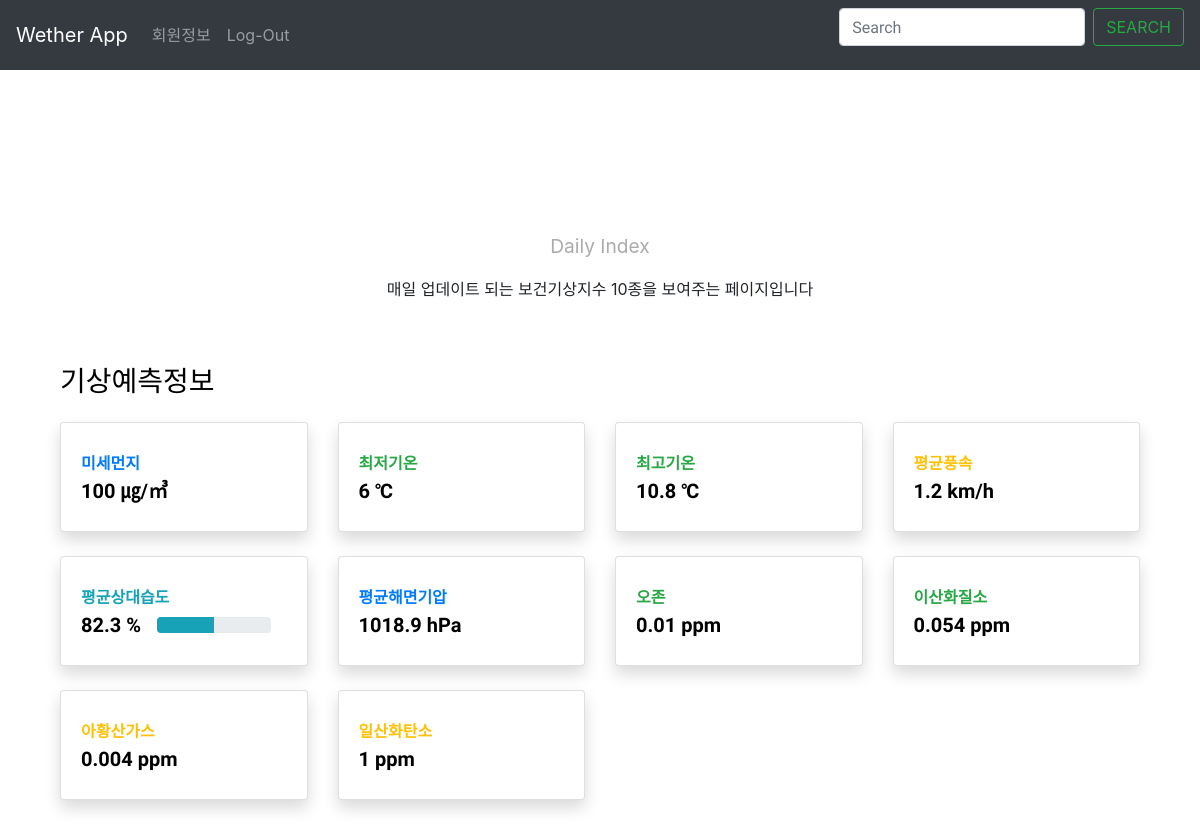
Page /mainpage_서울/ on the earlier database version.
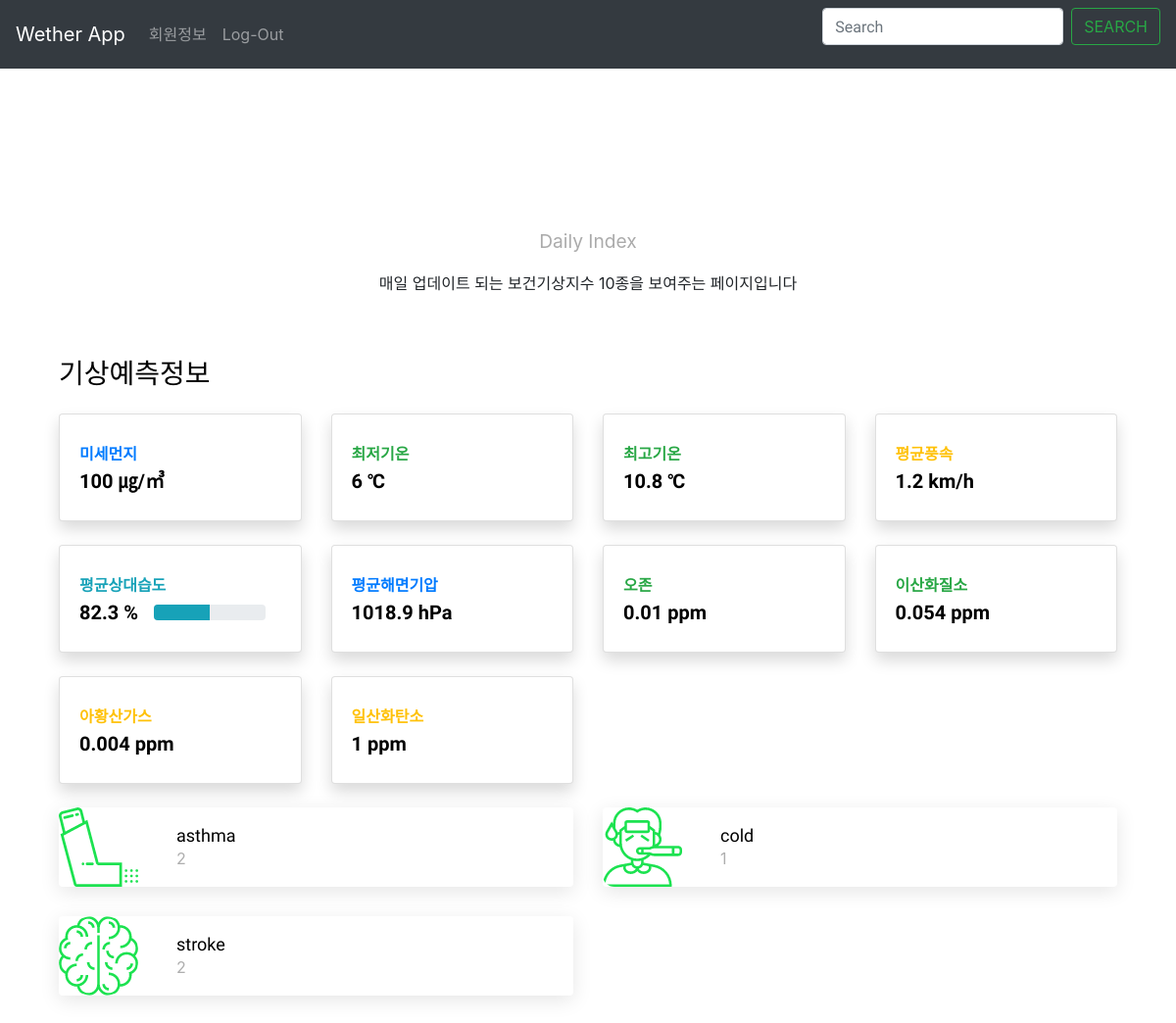
Same page on the later database version.
### home/models.py (models this page shows)
class MainWeatherIndex(models.Model):
    name = models.CharField(default= "cold", max_length=30)
    date = models.DateTimeField(default=timezone.now)
    local_code = models.IntegerField()
    disease_index = models.IntegerField()
    next_page = models.CharField(null= True, max_length=200)
    image = models.CharField(null=True, max_length=200)

### home/views.py (called while the page is built)
def mainpage_서울(request):
    indexes = models.MainWeatherIndex.objects.order_by('name')
    return render(request, 'mainpage/mainpage_서울.html', {'indexes': indexes})

### home/templates/mainpage/mainpage_서울.html (shortened to what this page needs)
{%   extends  'navbar.html' %}
{% block content %}
<main data-spy="scroll" data-target=".site-navbar-target" data-offset="300">
    <div class="container-fluid" style="margin-top:80px">
    <div class="site-section" id="classes-section">
      <div class="container">
        <div class="row justify-content-center text-center mb-5">
          <div class="col-md-8  section-heading">
            <span class="subheading">Daily Index</span>
            <p>매일 업데이트 되는 보건기상지수 10종을 보여주는 페이지입니다</p>
          </div>
        </div>
          <div class="container-fluid">
          <div class="d-sm-flex align-items-center justify-content-between mb-4">
            <h1 class="h3 mb-0 text-gray-800">기상예측정보</h1>
          </div>
         <div class="row">
            <div class="col-xl-3 col-md-6 mb-4">
              <div class="card border-left-primary shadow h-100 py-2">
                <div class="card-body">
                  <div class="row no-gutters align-items-center">
                    <div class="col mr-2">
                      <div class="text-xs font-weight-bold text-primary text-uppercase mb-1">미세먼지</div>
                      <div class="h5 mb-0 font-weight-bold text-gray-800">100 ㎍/㎥</div>
                    </div>
                  </div>
                </div>
              </div>
            </div>
            <div class="col-xl-3 col-md-6 mb-4">
              <div class="card border-left-success shadow h-100 py-2">
                <div class="card-body">
                  <div class="row no-gutters align-items-center">
                    <div class="col mr-2">
                      <div class="text-xs font-weight-bold text-success text-uppercase mb-1">최저기온</div>
                      <div class="h5 mb-0 font-weight-bold text-gray-800">6 ℃</div>
                    </div>
                  </div>
                </div>
              </div>
            </div>
            <div class="col-xl-3 col-md-6 mb-4">
              <div class="card border-left-success shadow h-100 py-2">
                <div class="card-body">
                  <div class="row no-gutters align-items-center">
                    <div class="col mr-2">
                      <div class="text-xs font-weight-bold text-success text-uppercase mb-1">최고기온</div>
                      <div class="h5 mb-0 font-weight-bold text-gray-800">10.8 ℃</div>
                    </div>
                  </div>
                </div>
              </div>
            </div>
            <div class="col-xl-3 col-md-6 mb-4">
              <div class="card border-left-warning shadow h-100 py-2">
                <div class="card-body">
                  <div class="row no-gutters align-items-center">
                    <div class="col mr-2">
                      <div class="text-xs font-weight-bold text-warning text-uppercase mb-1">평균풍속</div>
                      <div class="h5 mb-0 font-weight-bold text-gray-800">1.2 km/h</div>
                    </div>
                  </div>
                </div>
              </div>
            </div>
            <div class="col-xl-3 col-md-6 mb-4">
              <div class="card border-left-info shadow h-100 py-2">
                <div class="card-body">
                  <div class="row no-gutters align-items-center">
                    <div class="col mr-2">
                      <div class="text-xs font-weight-bold text-info text-uppercase mb-1">평균상대습도</div>
                      <div class="row no-gutters align-items-center">
                        <div class="col-auto">
                          <div class="h5 mb-0 mr-3 font-weight-bold text-gray-800">82.3 %</div>
                        </div>
                        <div class="col">
                          <div class="progress progress-sm mr-2">
                            <div class="progress-bar bg-info" role="progressbar" style="width: 50%" aria-valuenow="50" aria-valuemin="0" aria-valuemax="100"></div>
                          </div>
                        </div>
                      </div>
                    </div>
                  </div>
                </div>
              </div>
            </div>
            <div class="col-xl-3 col-md-6 mb-4">
              <div class="card border-left-primary shadow h-100 py-2">
                <div class="card-body">
                  <div class="row no-gutters align-items-center">
                    <div class="col mr-2">
                      <div class="text-xs font-weight-bold text-primary text-uppercase mb-1">평균해면기압</div>
                      <div class="h5 mb-0 font-weight-bold text-gray-800">1018.9 hPa</div>
                    </div>
                  </div>
                </div>
              </div>
            </div>
            <div class="col-xl-3 col-md-6 mb-4">
              <div class="card border-left-success shadow h-100 py-2">
                <div class="card-body">
                  <div class="row no-gutters align-items-center">
                    <div class="col mr-2">
                      <div class="text-xs font-weight-bold text-success text-uppercase mb-1">오존</div>
                      <div class="h5 mb-0 font-weight-bold text-gray-800">0.01 ppm</div>
                    </div>
                  </div>
                </div>
              </div>
            </div>
            <div class="col-xl-3 col-md-6 mb-4">
              <div class="card border-left-success shadow h-100 py-2">
                <div class="card-body">
                  <div class="row no-gutters align-items-center">
                    <div class="col mr-2">
                      <div class="text-xs font-weight-bold text-success text-uppercase mb-1">이산화질소</div>
                      <div class="h5 mb-0 font-weight-bold text-gray-800">0.054 ppm</div>
                    </div>
                  </div>
                </div>
              </div>
            </div>
            <div class="col-xl-3 col-md-6 mb-4">
              <div class="card border-left-warning shadow h-100 py-2">
                <div class="card-body">
                  <div class="row no-gutters align-items-center">
                    <div class="col mr-2">
                      <div class="text-xs font-weight-bold text-warning text-uppercase mb-1">아황산가스</div>
                      <div class="h5 mb-0 font-weight-bold text-gray-800">0.004 ppm</div>
                    </div>
                  </div>
                </div>
              </div>
            </div>
            <div class="col-xl-3 col-md-6 mb-4">
              <div class="card border-left-warning shadow h-100 py-2">
                <div class="card-body">
                  <div class="row no-gutters align-items-center">
                    <div class="col mr-2">
                      <div class="text-xs font-weight-bold text-warning text-uppercase mb-1">일산화탄소</div>
                      <div class="h5 mb-0 font-weight-bold text-gray-800">1 ppm</div>
                    </div>
                  </div>
                </div>
              </div>
            </div>
              </div>
              <div class="row">
            {% for index in indexes %}
          <div class="col-lg-6">
            <div class="class-item d-flex align-items-center">
              <a href= "{{ index.next_page }}_서울", class="class-item-thumbnail">
                <img src= '{{ index.image }}', alt = "image">
              </a>
              <div class="class-item-text">
                <h2><a href= "{{ index.next_page }}_서울" %}>{{ index.name }}</a></h2>
                <span>{{ index.disease_index}}</span>
              </div>
            </div>
          </div>
            {% endfor %}
        </div>
            </div>
          </div>
        </div>
    </div>
</main>
{% endblock %}

### home/templates/navbar.html (shortened to what this page needs)
{% load static %}
<head>
  <link rel="stylesheet" href={% static "fonts/icomoon/style.css" %}>
  <link rel="stylesheet" href={% static "css/bootstrap.min.css" %}>
  <link rel="stylesheet" href={% static "css/jquery-ui.css" %}>
  <link rel="stylesheet" href={% static "css/owl.carousel.min.css" %}>
  <link rel="stylesheet" href={% static "css/owl.theme.default.min.css" %}>
  <link rel="stylesheet" href={% static "css/owl.theme.default.min.css" %}>
  <link rel="stylesheet" href={% static "css/jquery.fancybox.min.css" %}>
  <link rel="stylesheet" href={% static "css/bootstrap-datepicker.css" %}>
  <link rel="stylesheet" href={% static "fonts/flaticon/font/flaticon.css" %}>
  <link rel="stylesheet" href={% static "css/aos.css" %}>
  <link href={% static "css/jquery.mb.YTPlayer.min.css" %} media="all" rel="stylesheet" type="text/css">
  <link rel="stylesheet" href={% static "css/style.css" %}>
</head>
<head>
<link rel="stylesheet" href="https://stackpath.bootstrapcdn.com/bootstrap/4.3.1/css/bootstrap.min.css"
>
<link rel="stylesheet" href="{% static 'navbar-top-fixed.css' %}">
</head>
<body>
    <nav class="navbar navbar-expand-md navbar-dark fixed-top bg-dark">
  <a class="navbar-brand" href = #>Wether App</a>
  <div class="collapse navbar-collapse" id="navbarCollapse">
    <ul class="navbar-nav mr-auto">
      <li class="nav-item">
        <a class="nav-link" href={% url 'memberInfo' %}>회원정보</a>
      </li>
        <li class="nav-item">
          <a class="nav-link" href={% url 'loginpage' %}>Log-Out</a>
        </li>
    </ul>
    <form class="form-inline mt-2 mt-md-0">
      <input class="form-control mr-sm-2" type="text" placeholder="Search" aria-label="Search">
      <button class="btn btn-outline-success my-2 my-sm-0" type="submit">Search</button>
    </form>
  </div>
</nav>
    {% block content %}
    {% endblock %}
</body>
</html>

### home/static/css/style.css (style rules this page uses)
body { line-height: 1.7; font-weight: 300; font-size: 1.1rem; color: #989898; }
a { -webkit-transition: .3s all ease; -o-transition: .3s all ease; transition: .3s all ease; }
h1, h2, h3, h4, h5, .h1, .h2, .h3, .h4, .h5 { font-family: "Muli", -apple-system, BlinkMacSystemFont, "Segoe UI", Roboto, "Helvetica Neue", Arial, sans-serif, "Apple Color Emoji", "Segoe UI Emoji", "Segoe UI Symbol", "Noto Color Emoji"; color: #000; }
.btn { text-transform: uppercase; font-size: 12px; font-weight: 900; border-width: 2px; }
.form-control { height: 50px; border-radius: 0px; background: none; border-width: 2px; font-family: "Muli", -apple-system, BlinkMacSystemFont, "Segoe UI", Roboto, "Helvetica Neue", Arial, sans-serif, "Apple Color Emoji", "Segoe UI Emoji", "Segoe UI Symbol", "Noto Color Emoji"; }
.site-section { padding: 2.5em 0; }
@media (min-width: 768px) { .site-section { padding: 5em 0; } }
.section-heading .subheading { color: #ababab; font-size: 1.2rem; }
.class-item { border-radius: 4px; -webkit-box-shadow: 0 5px 20px 0 rgba(0, 0, 0, 0.1); box-shadow: 0 5px 20px 0 rgba(0, 0, 0, 0.1); overflow: hidden; margin-bottom: 30px; position: relative; -webkit-transition: .3s all ease; -o-transition: .3s all ease; transition: .3s all ease; z-index: 1; }
.class-item .class-item-thumbnail { -webkit-box-flex: 0; -ms-flex: 0 0 120px; flex: 0 0 120px; }
.class-item .class-item-thumbnail img { max-width: 100px; border-radius: 4px; border-top-right-radius: 0px; border-bottom-right-radius: 0px; }
.class-item .class-item-text h2 { font-size: 18px; margin-bottom: 0px; }
.class-item .class-item-text h2 a { color: #000; }
.class-item .class-item-text p, .class-item .class-item-text span { color: #aeaeae; }
.class-item .class-item-text span { font-size: 16px; }

### home/static/css/navbar-top-fixed.css (style rules this page uses)
body { min-height: 75rem; padding-top: 4.5rem; }

Differences in the rows shown:
added MainWeatherIndex: image (picture), name "asthma", disease_index "2"
added MainWeatherIndex: image (picture), name "cold", disease_index "1"
added MainWeatherIndex: image (picture), name "stroke", disease_index "2"
